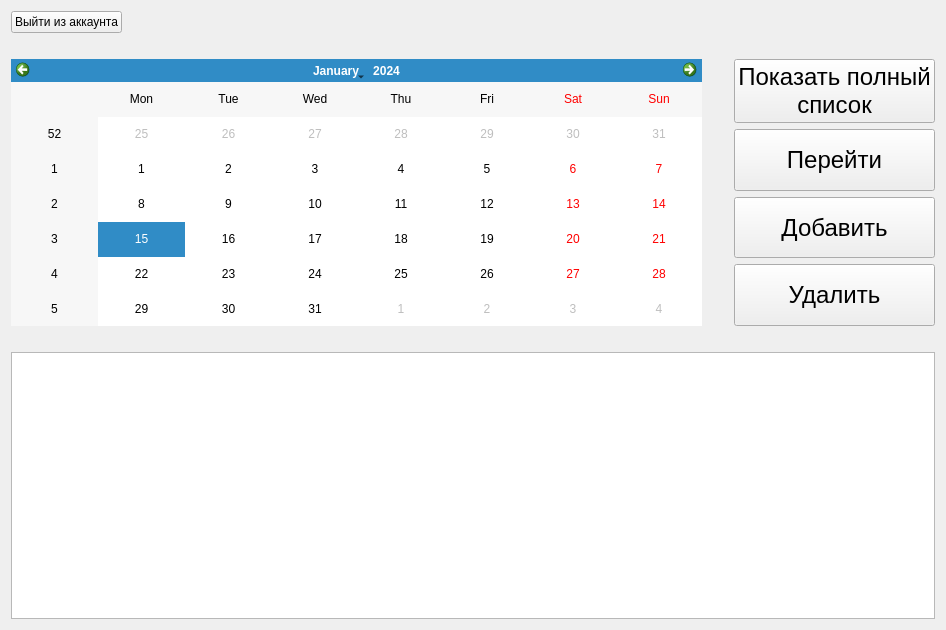
<?xml version="1.0" encoding="UTF-8"?>
<ui version="4.0">
 <class>Calendar</class>
 <widget class="QWidget" name="Calendar">
  <property name="geometry">
   <rect>
    <x>0</x>
    <y>0</y>
    <width>946</width>
    <height>630</height>
   </rect>
  </property>
  <property name="windowTitle">
   <string>Form</string>
  </property>
  <layout class="QGridLayout" name="gridLayout_2">
   <item row="0" column="0">
    <widget class="QPushButton" name="SignOutButton">
     <property name="sizePolicy">
      <sizepolicy hsizetype="Fixed" vsizetype="Fixed">
       <horstretch>0</horstretch>
       <verstretch>0</verstretch>
      </sizepolicy>
     </property>
     <property name="text">
      <string>Выйти из аккаунта</string>
     </property>
    </widget>
   </item>
   <item row="2" column="0">
    <layout class="QGridLayout" name="gridLayout">
     <item row="2" column="1" colspan="3">
      <widget class="QTableView" name="tableView">
       <property name="sortingEnabled">
        <bool>true</bool>
       </property>
      </widget>
     </item>
     <item row="1" column="1" colspan="3">
      <spacer name="horizontalSpacer">
       <property name="orientation">
        <enum>Qt::Horizontal</enum>
       </property>
       <property name="sizeHint" stdset="0">
        <size>
         <width>40</width>
         <height>20</height>
        </size>
       </property>
      </spacer>
     </item>
     <item row="0" column="3">
      <layout class="QVBoxLayout" name="verticalLayout">
       <item>
        <widget class="QPushButton" name="pushButton">
         <property name="sizePolicy">
          <sizepolicy hsizetype="Minimum" vsizetype="Expanding">
           <horstretch>0</horstretch>
           <verstretch>0</verstretch>
          </sizepolicy>
         </property>
         <property name="font">
          <font>
           <pointsize>18</pointsize>
          </font>
         </property>
         <property name="cursor">
          <cursorShape>PointingHandCursor</cursorShape>
         </property>
         <property name="text">
          <string>Показать полный
список</string>
         </property>
        </widget>
       </item>
       <item>
        <widget class="QPushButton" name="MoveButton">
         <property name="sizePolicy">
          <sizepolicy hsizetype="Minimum" vsizetype="Expanding">
           <horstretch>0</horstretch>
           <verstretch>0</verstretch>
          </sizepolicy>
         </property>
         <property name="font">
          <font>
           <pointsize>18</pointsize>
          </font>
         </property>
         <property name="cursor">
          <cursorShape>PointingHandCursor</cursorShape>
         </property>
         <property name="text">
          <string>Перейти</string>
         </property>
        </widget>
       </item>
       <item>
        <widget class="QPushButton" name="AddButton">
         <property name="sizePolicy">
          <sizepolicy hsizetype="Minimum" vsizetype="Expanding">
           <horstretch>0</horstretch>
           <verstretch>0</verstretch>
          </sizepolicy>
         </property>
         <property name="font">
          <font>
           <pointsize>18</pointsize>
          </font>
         </property>
         <property name="cursor">
          <cursorShape>PointingHandCursor</cursorShape>
         </property>
         <property name="toolTip">
          <string>После заполнения строки нажмите Enter</string>
         </property>
         <property name="statusTip">
          <string/>
         </property>
         <property name="text">
          <string>Добавить</string>
         </property>
        </widget>
       </item>
       <item>
        <widget class="QPushButton" name="DelButton">
         <property name="sizePolicy">
          <sizepolicy hsizetype="Minimum" vsizetype="Expanding">
           <horstretch>0</horstretch>
           <verstretch>0</verstretch>
          </sizepolicy>
         </property>
         <property name="font">
          <font>
           <pointsize>18</pointsize>
          </font>
         </property>
         <property name="cursor">
          <cursorShape>PointingHandCursor</cursorShape>
         </property>
         <property name="text">
          <string>Удалить</string>
         </property>
        </widget>
       </item>
      </layout>
     </item>
     <item row="0" column="2">
      <spacer name="verticalSpacer">
       <property name="orientation">
        <enum>Qt::Vertical</enum>
       </property>
       <property name="sizeHint" stdset="0">
        <size>
         <width>20</width>
         <height>40</height>
        </size>
       </property>
      </spacer>
     </item>
     <item row="0" column="1">
      <widget class="QCalendarWidget" name="calendarWidget">
       <property name="styleSheet">
        <string notr="true"/>
       </property>
      </widget>
     </item>
    </layout>
   </item>
   <item row="1" column="0">
    <spacer name="horizontalSpacer_2">
     <property name="orientation">
      <enum>Qt::Horizontal</enum>
     </property>
     <property name="sizeHint" stdset="0">
      <size>
       <width>40</width>
       <height>20</height>
      </size>
     </property>
    </spacer>
   </item>
  </layout>
  <zorder>SignOutButton</zorder>
  <zorder></zorder>
  <zorder>horizontalSpacer_2</zorder>
 </widget>
 <resources/>
 <connections/>
</ui>
